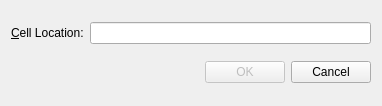
<?xml version="1.0" encoding="UTF-8"?>
<ui version="4.0">
 <class>GoToCellDialog</class>
 <widget class="QWidget" name="GoToCellDialog">
  <property name="geometry">
   <rect>
    <x>0</x>
    <y>0</y>
    <width>382</width>
    <height>106</height>
   </rect>
  </property>
  <property name="windowTitle">
   <string>GO To Cell</string>
  </property>
  <layout class="QVBoxLayout" name="verticalLayout">
   <item>
    <layout class="QHBoxLayout" name="horizontalLayout">
     <item>
      <widget class="QLabel" name="label">
       <property name="text">
        <string>&amp;Cell Location:</string>
       </property>
       <property name="buddy">
        <cstring>lineEdit</cstring>
       </property>
      </widget>
     </item>
     <item>
      <widget class="QLineEdit" name="lineEdit"/>
     </item>
    </layout>
   </item>
   <item>
    <layout class="QHBoxLayout" name="horizontalLayout_2">
     <item>
      <spacer name="horizontalSpacer">
       <property name="orientation">
        <enum>Qt::Horizontal</enum>
       </property>
       <property name="sizeHint" stdset="0">
        <size>
         <width>40</width>
         <height>20</height>
        </size>
       </property>
      </spacer>
     </item>
     <item>
      <widget class="QPushButton" name="okButton">
       <property name="enabled">
        <bool>false</bool>
       </property>
       <property name="text">
        <string>OK</string>
       </property>
       <property name="default">
        <bool>true</bool>
       </property>
      </widget>
     </item>
     <item>
      <widget class="QPushButton" name="cancelButton">
       <property name="text">
        <string>Cancel</string>
       </property>
      </widget>
     </item>
    </layout>
   </item>
  </layout>
 </widget>
 <resources/>
 <connections/>
</ui>
